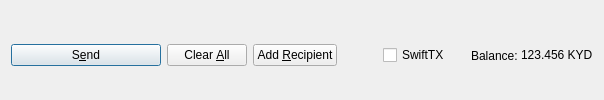
         <widget class="QFrame" name="frame_Send">
          <layout class="QHBoxLayout" name="horizontalLayout">
           <property name="bottomMargin">
            <number>0</number>
           </property>
           <item>
            <widget class="QPushButton" name="sendButton">
             <property name="minimumSize">
              <size>
               <width>150</width>
               <height>0</height>
              </size>
             </property>
             <property name="toolTip">
              <string>Confirm the send action</string>
             </property>
             <property name="text">
              <string>S&amp;end</string>
             </property>
             <property name="icon">
              <iconset resource="../kyd.qrc">
               <normaloff>:/icons/send</normaloff>:/icons/send</iconset>
             </property>
             <property name="autoDefault">
              <bool>false</bool>
             </property>
             <property name="default">
              <bool>true</bool>
             </property>
            </widget>
           </item>
           <item>
            <widget class="QPushButton" name="clearButton">
             <property name="sizePolicy">
              <sizepolicy hsizetype="Minimum" vsizetype="Fixed">
               <horstretch>0</horstretch>
               <verstretch>0</verstretch>
              </sizepolicy>
             </property>
             <property name="toolTip">
              <string>Clear all fields of the form.</string>
             </property>
             <property name="text">
              <string>Clear &amp;All</string>
             </property>
             <property name="icon">
              <iconset resource="../kyd.qrc">
               <normaloff>:/icons/remove</normaloff>:/icons/remove</iconset>
             </property>
             <property name="autoDefault">
              <bool>false</bool>
             </property>
            </widget>
           </item>
           <item>
            <widget class="QPushButton" name="addButton">
             <property name="toolTip">
              <string>Send to multiple recipients at once</string>
             </property>
             <property name="text">
              <string>Add &amp;Recipient</string>
             </property>
             <property name="icon">
              <iconset resource="../kyd.qrc">
               <normaloff>:/icons/add</normaloff>:/icons/add</iconset>
             </property>
             <property name="autoDefault">
              <bool>false</bool>
             </property>
            </widget>
           </item>
           <item>
            <spacer name="horizontalSpacer">
             <property name="orientation">
              <enum>Qt::Horizontal</enum>
             </property>
             <property name="sizeHint" stdset="0">
              <size>
               <width>40</width>
               <height>20</height>
              </size>
             </property>
            </spacer>
           </item>
           <item>
            <layout class="QHBoxLayout" name="horizontalLayout_2">
             <property name="spacing">
              <number>3</number>
             </property>
             <item>
              <widget class="QCheckBox" name="checkSwiftTX">
               <property name="enabled">
                <bool>true</bool>
               </property>
               <property name="minimumSize">
                <size>
                 <width>85</width>
                 <height>0</height>
                </size>
               </property>
               <property name="text">
                <string>SwiftTX</string>
               </property>
              </widget>
             </item>
             <item>
              <widget class="QLabel" name="label">
               <property name="text">
                <string>Balance:</string>
               </property>
              </widget>
             </item>
             <item>
              <widget class="QLabel" name="labelBalance">
               <property name="sizePolicy">
                <sizepolicy hsizetype="Preferred" vsizetype="Fixed">
                 <horstretch>0</horstretch>
                 <verstretch>0</verstretch>
                </sizepolicy>
               </property>
               <property name="cursor">
                <cursorShape>IBeamCursor</cursorShape>
               </property>
               <property name="text">
                <string notr="true">123.456 KYD</string>
               </property>
               <property name="textInteractionFlags">
                <set>Qt::LinksAccessibleByMouse|Qt::TextSelectableByKeyboard|Qt::TextSelectableByMouse</set>
               </property>
              </widget>
             </item>
            </layout>
           </item>
          </layout>
         </widget>
